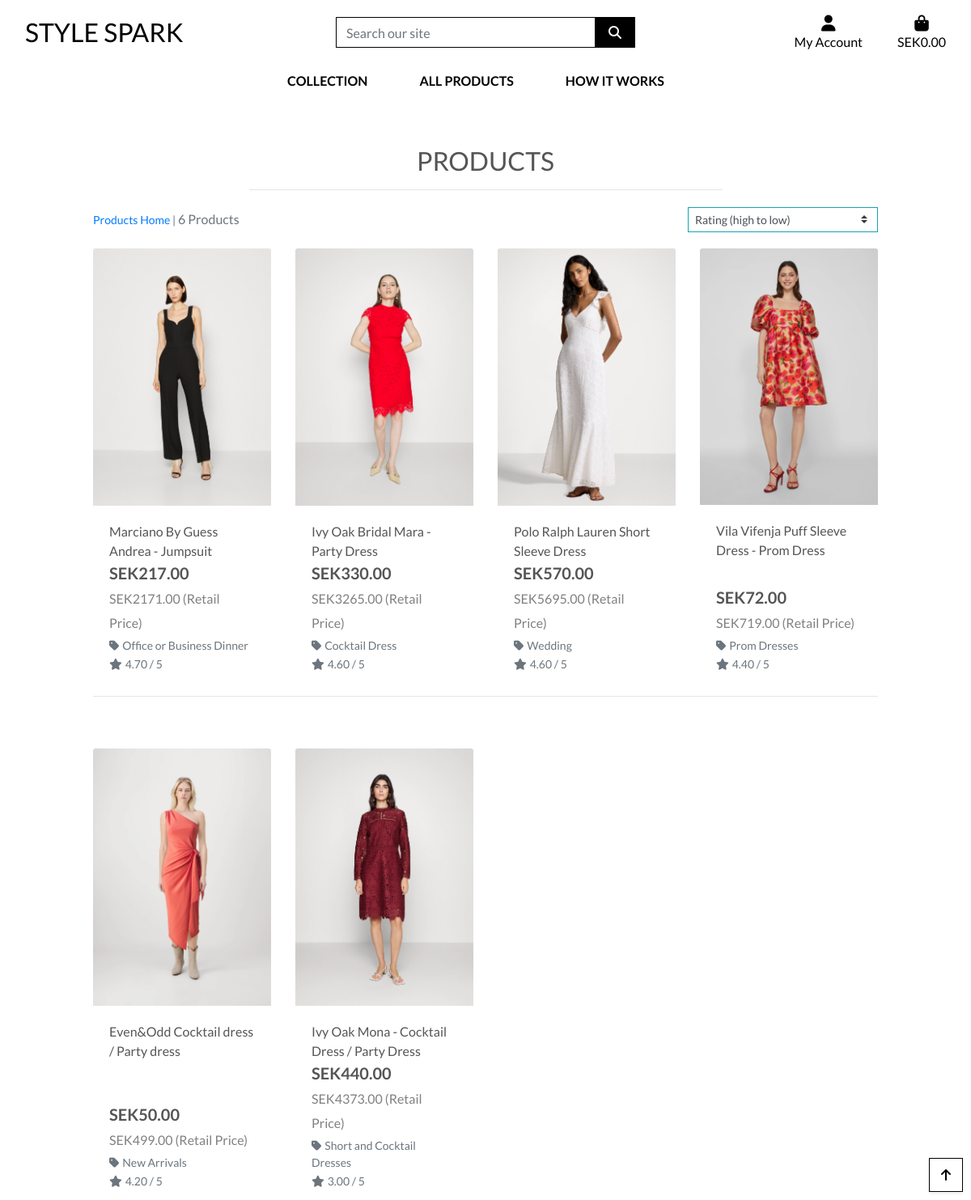
Page /products/?sort=rating&direction=desc on the committed database.
### products/models.py (models this page shows, shortened)
class Product(models.Model):
    category = models.ForeignKey('Category', null=True, blank=True, on_delete=models.SET_NULL)
    sku = models.CharField(max_length=254, null=True, blank=True)
    name = models.CharField(max_length=254)
    description = models.TextField()
    has_sizes = models.BooleanField(default=False, null=True, blank=True)
    price = models.DecimalField(max_digits=6, decimal_places=2)
    retail_price = models.DecimalField(("Retail Price"), max_digits=10, decimal_places=2, blank=True, null=True)
    rating = models.DecimalField(max_digits=6, decimal_places=2, null=True, blank=True)
    image_url = models.URLField(max_length=1024, null=True, blank=True)
    image = models.ImageField(null=True, blank=True)

class Category(models.Model):
    class Meta:
        verbose_name_plural = 'Categories'
    name = models.CharField(max_length=254)
    friendly_name = models.CharField(max_length=254, null=True, blank=True)

### products/views.py (the view, shortened to what this page needs)
# urls.py: path('', views.all_products, name='products'),
def all_products(request):
    products = Product.objects.all()
    query = None
    categories = None
    sort = request.GET.get('sort', None)
    direction = request.GET.get('direction', 'asc')
    all_categories = Category.objects.all()
    if request.GET:
        if 'sort' in request.GET:
            sortkey = request.GET['sort']
            sort = sortkey
            if sortkey == 'name':
                sortkey = 'lower_name'
                products = products.annotate(lower_name=Lower('name'))
            if sortkey == 'category':
                sortkey = 'category__name'
            if 'direction' in request.GET:
                direction = request.GET['direction']
                if direction == 'desc':
                    sortkey = f'-{sortkey}'
            products = products.order_by(sortkey)
    current_sorting = f'{sort}_{direction}' if sort and direction else None
    all_category_names = list(all_categories.values_list('name', flat=True))
    context = {
        'products': products,
        'search_term': query,
        'current_categories': categories,
        'current_sorting': current_sorting,
        'all_categories': all_category_names,
    }
    return render(request, 'products/products.html', context)

### cart/contexts.py (called while the page is built, shortened)
def cart_contents(request):
    cart_items = []
    total = 0
    product_count = 0
    cart = request.session.get('cart', {})  # Initialize cart as empty dictionary if not found
    if not isinstance(cart, dict):
        cart = {}
    delivery = total * Decimal(settings.STANDARD_DELIVERY_PERCENTAGE / 100)
    grand_total = total + delivery
    context = {
        'cart_items': cart_items,
        'total': total,
        'product_count': product_count,
        'delivery': delivery,
        'grand_total': grand_total,
    }
    return context

### products/templates/products/products.html (shortened to what this page needs)
{% extends "base.html" %}
{% load static %}
{% block page_header %}
    <div class="container header-container">
    </div>
{% endblock %}
{% block content %}
    <div class="overlay"></div>
    <div class="container-fluid">
        <div class="row">
            <div class="col text-center mt-3">
                <h2 class="logo-font">Products</h2>
                <hr class="w-50 mb-1">
            </div>
        </div>
        <div class="row">
            <div class="product-container col-10 offset-1">
                <div class="row mt-1 mb-2">
                    <div class="col-12 col-md-6 my-auto order-md-last d-flex justify-content-center justify-content-md-end">
                        <div class="sort-select-wrapper w-50">
                            <select id="sort-selector" class="custom-select custom-select-sm rounded-0 border border-{% if current_sorting != 'None_None' %}info{% else %}black{% endif %}">
                                <option value="rating_desc" {% if current_sorting == 'rating_desc' %}selected{% endif %}>Rating (high to low)</option>
                            </select>
                        </div>
                    </div>
                    <div class="col-12 col-md-6 order-md-first">
                        <p class="text-muted mt-3 text-center text-md-left">
                            {% if search_term or current_categories or current_sorting != 'None_None' %}
                                <span class="small"><a href="{% url 'products' %}">Products Home</a> | </span>
                            {% endif %}
                            {{ products|length }} Products{% if search_term %} found for <strong>"{{ search_term }}"</strong>{% endif %}
                        </p>
                    </div>
                </div>
                <div class="row">
                    {% for product in products %}
                        <div class="col-sm-6 col-md-6 col-lg-4 col-xl-3">
                            <div class="card h-100 border-0">
                                {% if product.image %}
                                    <a href="{% url 'product_detail' product.id %}">
                                        <img class="card-img-top img-fluid" src="{{ product.image.url }}" alt="{{ product.name }}">
                                    </a>
                                {% else %}
                                    <a href="{% url 'product_detail' product.id %}">
                                        <img class="card-img-top img-fluid" src="{{ MEDIA_URL }}noimage.png" alt="{{ product.name }}">
                                    </a>
                                {% endif %}
                                <div class="card-body pb-0">
                                    <p class="mb-0">{{ product.name }}</p>
                                </div>
                                <div class="card-footer bg-white pt-0 border-0 text-left">
                                    <div class="row">
                                        <div class="col">
                                            <p class="lead mb-0 text-left font-weight-bold">SEK{{ product.price }} <br>
                                                {% if product.retail_price %}
                                                    <span class="retail-price">SEK{{ product.retail_price }} (Retail Price)</span><br>
                                                {% endif %}
                                            </p>
                                            {% if product.category %}
                                                <p class="small mt-1 mb-0">
                                                    <a class="text-muted" href="{% url 'products' %}?category={{ product.category.name }}">
                                                        <i class="fas fa-tag mr-1"></i>{{ product.category.friendly_name }}
                                                    </a>
                                                </p>
                                            {% endif %}
                                            {% if product.rating %}
                                                <small class="text-muted"><i class="fas fa-star mr-1"></i>{{ product.rating }} / 5</small>
                                            {% else %}
                                                <small class="text-muted">No Rating</small>
                                            {% endif %}
                                        </div>
                                    </div>
                                </div>
                            </div>
                        </div>
                        {% if forloop.counter|divisibleby:4 %}
                            <div class="col-12 d-none d-xl-block mb-5">
                                <hr>
                            </div>
                        {% endif %}
                    {% endfor %}
                </div>
            </div>
        </div>
    </div>
    <div class="btt-button shadow-sm rounded-0 border border-black">
        <a class="btt-link d-flex h-100">
            <i class="fas fa-arrow-up text-black mx-auto my-auto"></i>
        </a>
    </div>
{% endblock %}

### static/css/base.css (style rules this page uses)
html { height: 100%; }
body { background: url('/media/stockvault-glamour-model287254.jpg') no-repeat center center fixed; background-size: cover; height: calc(100vh - 164px); color: #555; font-family: 'Lato'; }
.logo-font { text-transform: uppercase; }
.retail-price { color: grey; font-weight: normal; font-size: 0.8em; }
.text-black { color: #000 !important; }
.border-black { border: 1px solid black !important; }
.overlay { height: 100%; width: 100%; top: 0; left: 0; position: fixed; background: white; z-index: -1; }
.btt-button { height: 42px; width: 42px; position: fixed; bottom: 10px; right: 10px; }
.btt-link, .update-link, .remove-item { cursor: pointer; }
@media (min-width: 1200px) { .container { max-width: 80%; } }
@media (min-width: 992px) { .header-container { padding-top: 164px; } }

### rows in the picture
Product: image (picture), name "Marciano By Guess Andrea - Jumpsuit", price "217.00", retail_price "2171.00", category.friendly_name "Office or Business Dinner", rating "4.70"
Product: image (picture), name "Ivy Oak Bridal Mara - Party Dress", price "330.00", retail_price "3265.00", category.friendly_name "Cocktail Dress", rating "4.60"
Product: image (picture), name "Polo Ralph Lauren Short Sleeve Dress", price "570.00", retail_price "5695.00", category.friendly_name "Wedding", rating "4.60"
Product: image (picture), name "Vila Vifenja Puff Sleeve Dress - Prom Dress", price "72.00", retail_price "719.00", category.friendly_name "Prom Dresses", rating "4.40"
Product: image (picture), name "Even&Odd Cocktail dress / Party dress", price "50.00", retail_price "499.00", category.friendly_name "New Arrivals", rating "4.20"
Product: image (picture), name "Ivy Oak Mona - Cocktail Dress / Party Dress", price "440.00", retail_price "4373.00", category.friendly_name "Short and Cocktail Dresses", rating "3.00"

### other values in the picture
{{ products|length }} "6"
